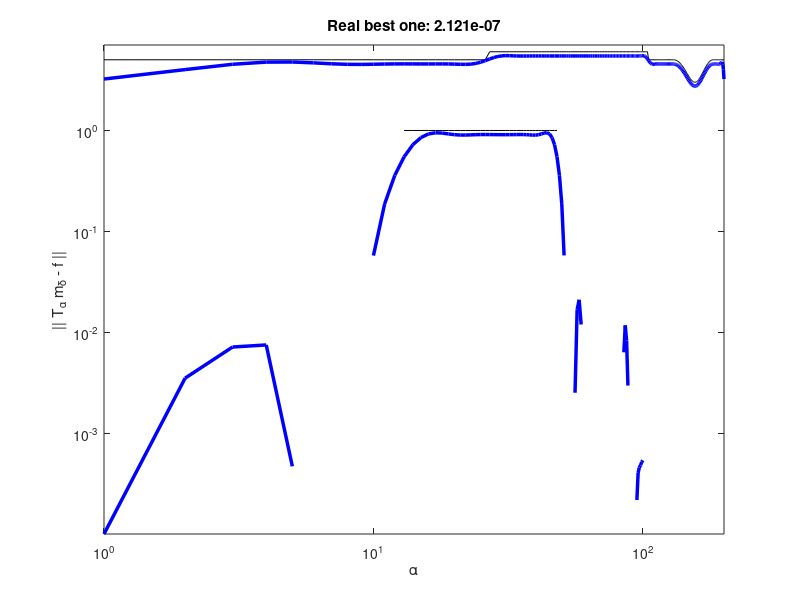
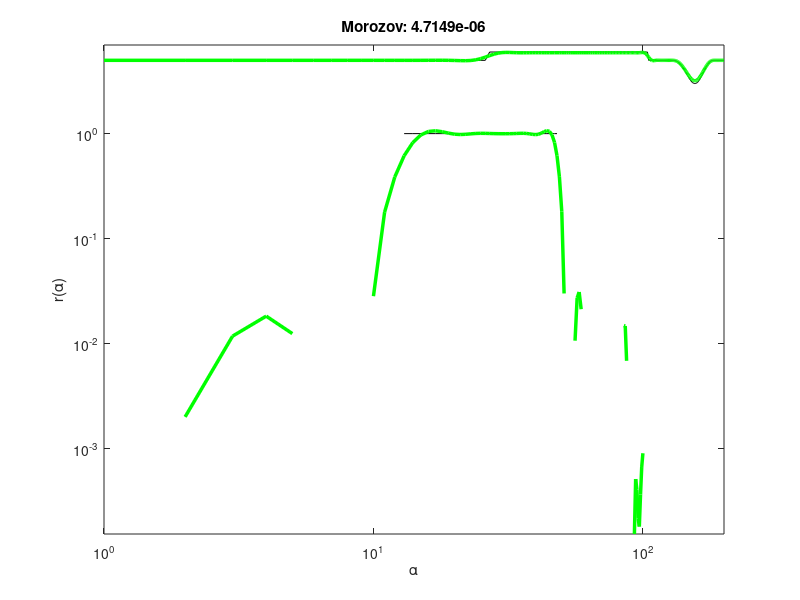
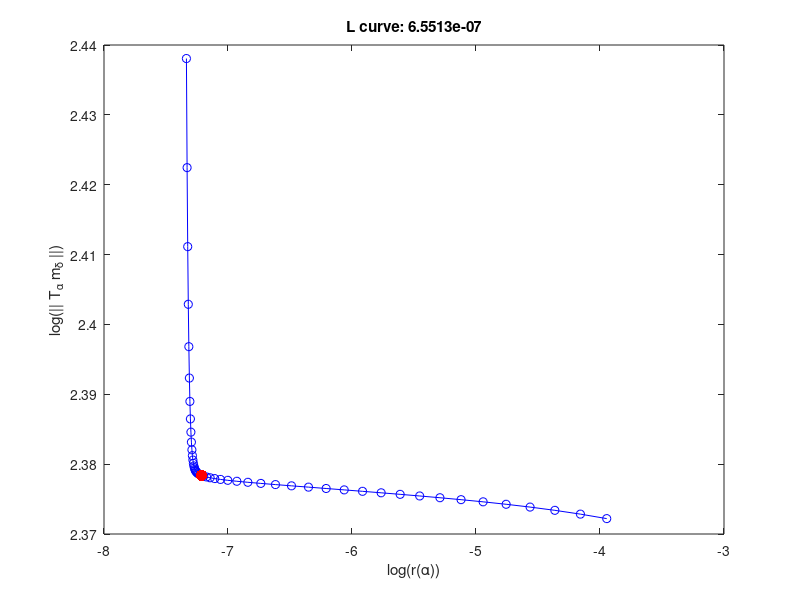

These charts were generated, in order, by the following MATLAB code:
%% Exercise 1
close all
clear
clc

% 1 Create signal
n = 100;
x = (1:n)';
n0 = floor(n/15);
n1 = 2*n0; n2 = 3*n0; n3 = 4*n0; n4 = 8*n0; n5 = 10*n0; n6 = 14*n0;
f = (x>n1).*(x<=n2) + 3*(x-n3)/(n4-n3).*(x>n3).*(x<=n4)...
    - (1+cos(x*2*pi/(n6-n5))).*(x>n5).*(x<=n6);

% Point spread function
PSF = [1 1 1];
PSF = conv(PSF,PSF);
PSF = conv(PSF,PSF);
PSF = conv(PSF,PSF);
PSF = PSF/(sum(PSF));

% Create convolution matrix
A = convmtx(PSF,n);
nu = (length(PSF)-1)/2;
A = A(:,nu+1:nu+n);

% 2 Generate data
m = A*f;
delta = 1e-2;
noise = randn(n,1);
noise = noise/norm(noise);
md = m + delta*noise;

% 3 Tikhonov
alpha = 0.1;

% Strategy I: SVD
tic
[U,D,V]=svd(A);
sval = diag(D);
Ta1 = V*diag(sval./(sval.^2+alpha))*U';
fd1 = Ta1*md;
t1 = toc;

% Strategy II: normal equations
tic
fd2 = (A'*A + alpha*eye(n))\(A'*md);
t2 = toc;

% Strategy III: stacked form
tic
fd3 = [A; sqrt(alpha)*eye(n)]\([md; zeros(n,1)]);
t3 = toc;

% 4 Comparison
disp(norm(fd1-fd2))
disp(norm(fd1-fd3))
fprintf('Singular values : %.5f s \n',t1);
fprintf('Normal equations: %.5f s \n',t2);
fprintf('Stacked formula : %.5f s \n',t3);

%% Exercise 2
close all
clear
clc

% 1 Create signal
n = 200;
x = (1:n)';
n0 = floor(n/15);
n1 = 2*n0; n4 = 8*n0; n5 = 10*n0; n6 = 14*n0;
f = 5 + ((x>n1).*(x<=n4) - (1+cos(x*2*pi/(n6-n5))).*(x>n5).*(x<=n6));

% 2 Point spread function
PSF = [1 1 1];
PSF = conv(PSF,PSF);
PSF = conv(PSF,PSF);
PSF = conv(PSF,PSF);
PSF = PSF/(sum(PSF));

% Convolution matrix
A = convmtx(PSF,n);
nu = (length(PSF)-1)/2;
A = A(:,nu+1:nu+n);

% 3 Generate data
m = A*f;
delta = 1e-2;
noise = randn(n,1);
noise = noise/norm(noise);
md = m + delta*noise;

% 4 Tikhonov
alpha = 0.1;
fd = (A'*A + alpha*eye(n))\(A'*md);
figure(1)
plot(x,f,'k')
hold on
plot(x,fd,'b','LineWidth',2.5)
axis([0 n 0 7])
title('Tikhonov')

% 5 Generalized Tikhonov
f0 = 5*ones(size(f));
fdG = (A'*A + alpha*eye(n))\(A'*md + alpha*f0);
figure(2)
plot(x,f,'k')
hold on
plot(x,fdG,'g','LineWidth',2.5)
axis([0 n 0 7])
title('Generalized Tikhonov')

%% Exerise 3
close all
clear
clc

% 1 Create signal
n = 100;
x = (1:n)';
n0 = floor(n/15);
n1 = 2*n0; n4 = 8*n0; n5 = 10*n0; n6 = 14*n0;
f = (x>n1).*(x<=n4) - (1+cos(x*2*pi/(n6-n5))).*(x>n5).*(x<=n6);

% Point spread function
PSF = [1 1 1];
PSF = conv(PSF,PSF);
PSF = conv(PSF,PSF);
PSF = conv(PSF,PSF);
PSF = PSF/(sum(PSF));

% Create convolution matrix
A = convmtx(PSF,n);
nu = (length(PSF)-1)/2;
A = A(:,nu+1:nu+n);

% Generate data
m = A*f;
delta = 1e-2;
noise = randn(n,1);
noise = noise/norm(noise);
md = m + delta*noise;

% 2 Tikhonov
alpha = 0.1;
fd = (A'*A + alpha*eye(n))\(A'*md);
figure(1)
plot(x,f,'k')
hold on
plot(x,fd,'b','LineWidth',2.5)
title('Tikhonov')

% 3 Generalized Tikhonov
L = eye(n) - diag(ones(1,n-1),-1); % the matrix representing the derivative
fdG = (A'*A + alpha*(L'*L))\(A'*md);
figure(2)
plot(x,f,'k')
hold on
plot(x,fdG,'g','LineWidth',2.5)
title('Generalized Tikhonov')

%% Exercise 4
close all
clear
clc

% 1 Create the signal
n = 100;
x = (1:n)';
n0 = floor(n/15);
n1 = 2*n0; n2 = 3*n0; n3 = 4*n0; n4 = 8*n0; n5 = 10*n0; n6 = 14*n0;
f = (x>n1).*(x<=n2) + 3*(x-n3)/(n4-n3).*(x>n3).*(x<=n4) - (1+cos(x*2*pi/(n6-n5))).*(x>n5).*(x<=n6);

% Point spread function from a continuous function
PSF = [1 1 1];
PSF = conv(PSF,PSF);
PSF = conv(PSF,PSF);
PSF = conv(PSF,PSF);
PSF = PSF/(sum(PSF));

% Create convolution matrix
A = convmtx(PSF,n);
nu = (length(PSF)-1)/2;
A = A(:,nu+1:nu+n);

% Generate data
m = A*f;
delta = 1e-3;
noise = randn(n,1);
noise = noise/norm(noise);
md = m + delta*noise;

% 2 create the sample test for alpha
ALPHA = logspace(-9,-3,50);

% 3 If I knew the solution...
error = zeros(size(ALPHA));
for i = 1:length(ALPHA)
    alpha = ALPHA(i);
    fd = (A'*A + alpha*eye(n))\(A'*md);
    error(i) = norm(fd-f)/norm(f);
end
figure(1)
loglog(ALPHA,error,'bo-');
[~,i]=min(error);
hold on
loglog(ALPHA(i),error(i),'r.','MarkerSize',25);
xlabel('\alpha')
ylabel('|| T_\alpha m_\delta - f ||')
title(['Real best one: ',num2str(ALPHA(i))])

% 4 Morozov
res = zeros(size(ALPHA));
for i = 1:length(ALPHA)
    alpha = ALPHA(i);
    fd = (A'*A + alpha*eye(n))\(A'*md);
    res(i) = norm(A*fd-md);
end
figure(2)
loglog(ALPHA,res,'bo-');
[~,i]=min(abs(res-delta));
title(['Morozov: ',num2str(ALPHA(i))])
hold on
loglog(ALPHA,delta*ones(size(ALPHA)),'--k')
loglog(ALPHA(i),res(i),'r.','MarkerSize',25);
xlabel('\alpha')
ylabel('r(\alpha)')

% 5 L curve
X = zeros(size(ALPHA));
Y = X;
for i = 1:length(ALPHA)
    alpha = ALPHA(i);
    fd = (A'*A + alpha*eye(n))\(A'*md);
    X(i) = log(norm(A*fd-md));
    Y(i) = log(norm(fd));
end
figure(3)
plot(X,Y,'bo-');

Xn=(X-min(X))/(max(X)-min(X)); %rescale X so it ranges from 0 to 1
Yn=(Y-min(Y))/(max(Y)-min(Y)); %rescale X so it ranges from 0 to 1
[~,i]=min(Xn.^2+Yn.^2); % find the closest point to the origin

title(['L curve: ',num2str(ALPHA(i))])
hold on
plot(X(i),Y(i),'r.','MarkerSize',25);
xlabel('log(r(\alpha))')
ylabel('log(|| T_\alpha m_\delta ||)')

